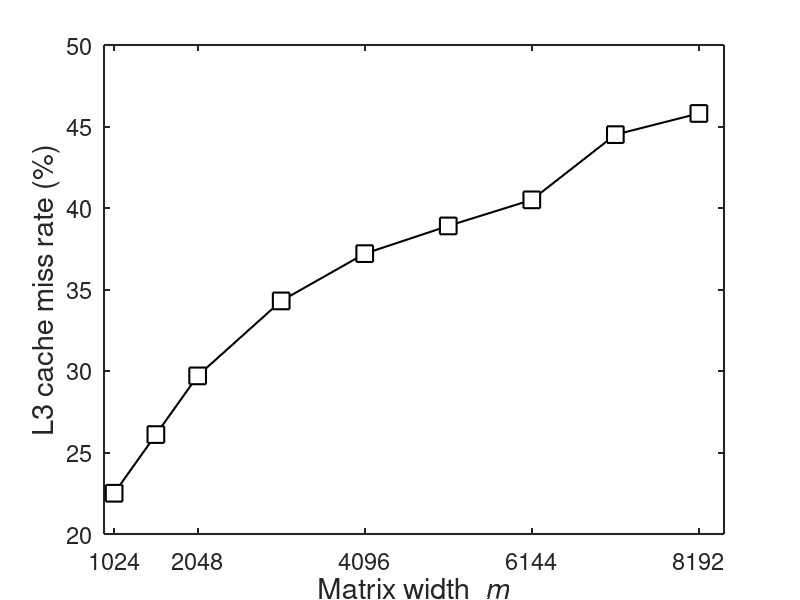

The MATLAB source for this figure:
% L3 cache miss rate vs matrix width — Coral MW4

w = [1024 1536 2048 3072 4096 5120 6144 7168 8192];
miss_rate = [22.5 26.1 29.7 34.3 37.2 38.9 40.5 44.5 45.8];

figure('Position', [100 100 580 420]);

plot(w, miss_rate, '-sk', 'LineWidth', 1.5, 'MarkerSize', 12, ...
         'MarkerFaceColor', 'w');

set(gca, 'FontSize', 17, 'LineWidth', 1.5, 'Box', 'on', ...
         'XTick', [1024 2048 4096 6144 8192]);
xlim([900 8500]);
xlabel('Matrix width {\it m}', 'FontSize', 21);
ylabel('L3 cache miss rate (%)', 'FontSize', 21);
